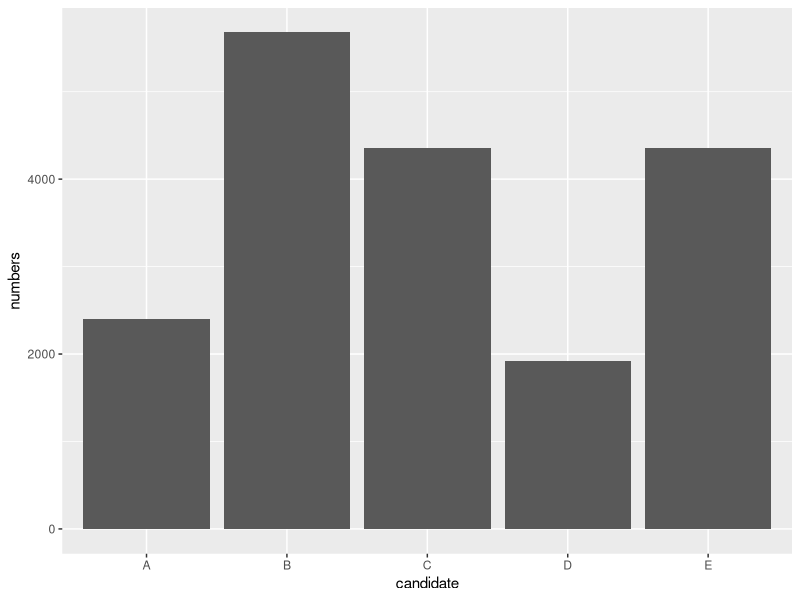

Generate this figure with R:
#Task 4. Create a simple bar plot of five subjects

library(ggplot2)  

scores_data <- data.frame(
  candidate = c("A", "B", "C", "D", "E"),
  numbers = c(2403, 5678, 4360, 1921, 4356))

print(scores_data)

ggplot(scores_data, aes(x=candidate, y=numbers)) +
  geom_bar(stat = "identity")
